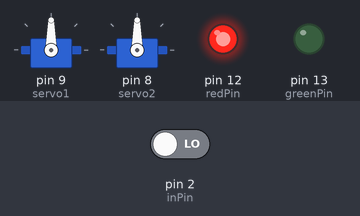
This sketch was run on a simulated Arduino Uno, built with avr-gcc and run on an emulated ATmega328P. Shown: 2 × servo, output pins drawn as LEDs (lit = HIGH). Dashed ring = blinking. Inputs (shaded band) come from the test bench; at power-on: pin 2 (inPin) LOW.

Above: at 1.2 s.
1.3 s: pin 2 (inPin) driven HIGH
At 1.42 s:
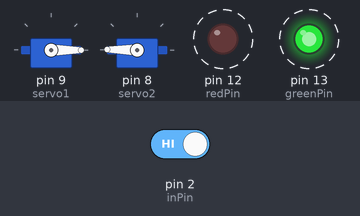
4.3 s: pin 2 (inPin) driven LOW
At 4.3 s:
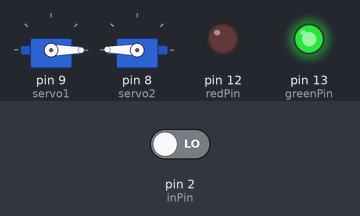
5.8 s: pin 2 (inPin) driven HIGH
At 5.93 s:
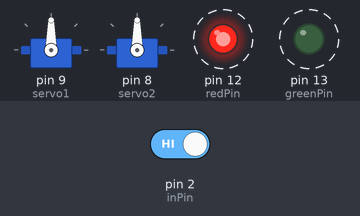
Timing chart, 0 to 14.8 s (numbered marks = the images above; inputs shaded):
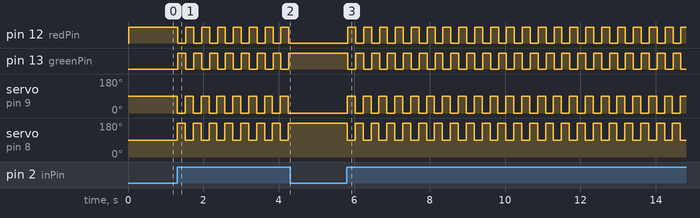

Measured:
- after the input at 1.3 s, pin 12 (redPin), pin 13 (greenPin): alternates HIGH for 0.21 s and LOW for 0.21 s, starting at once; servo on pin 9 (servo1): alternates 90° for 0.21 s and 0° for 0.21 s, starting at once; servo on pin 8 (servo2): alternates 179° for 0.21 s and 90° for 0.21 s, starting at once
- after the input at 4.3 s, pin 12 (redPin): stops changing and stays LOW; pin 13 (greenPin): stops changing and stays HIGH; servo on pin 9 (servo1): stops changing and stays 0°; servo on pin 8 (servo2): stops changing and stays 179°
- after the input at 5.8 s, pin 12 (redPin), pin 13 (greenPin): alternates HIGH for 0.21 s and LOW for 0.21 s, starting at once; servo on pin 9 (servo1): alternates 90° for 0.21 s and 0° for 0.21 s, starting at once; servo on pin 8 (servo2): alternates 179° for 0.21 s and 90° for 0.21 s, starting at once

The sketch:

PrototypeTrap.ino
```cpp
/*
Servo attached to pin 9.  GET SECOND SERVO TO ATTACH TO 8
Green LED from Pin 13 to GND
Red LED from Pin 12 to GND
Button between Pin 2 and 5V
10 kOhm resistor between Pin 2 and GND
*/
#include <Servo.h>

Servo servo1, servo2;
int inPin = 2;
int redPin = 12;
int greenPin = 13;
int reading;
int state = HIGH;
int previous = LOW;
long time = 0;
long debounce = 200;
int redState = HIGH;
int greenState = LOW;
void setup(){
  servo1.attach(9);
  servo2.attach(8);

  pinMode(inPin, INPUT);
  pinMode(redPin,OUTPUT);
  pinMode(greenPin,OUTPUT);
}

void loop(){
  reading = digitalRead(inPin);
  if (reading && !previous &&millis() - time > debounce){
    if (redState){
      redState = LOW;
      greenState = HIGH;
      servo1.write(0);
      servo2.write(179);
    }else{
      redState = HIGH;
      greenState = LOW;
      servo1.write(90);
      servo2.write(90);
    }
    time=millis();
  }
  delay(15);
  digitalWrite(redPin, redState);
  digitalWrite(greenPin, greenState);
}
```
